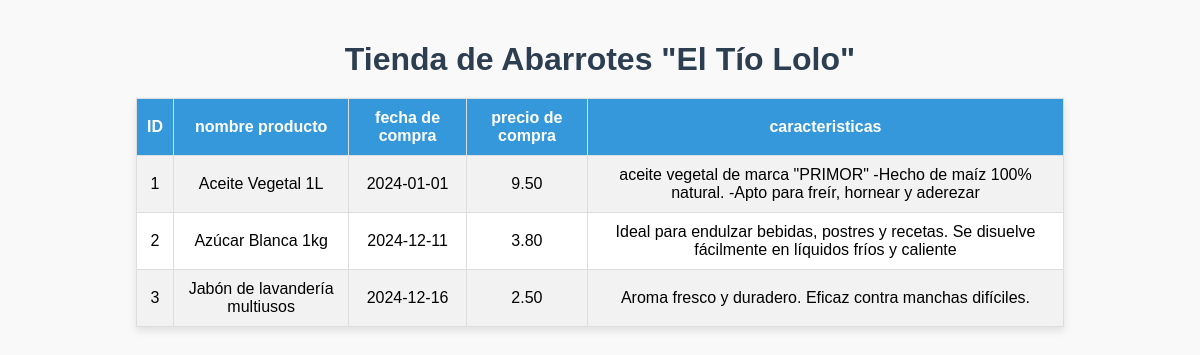
The page /Sesion-16/productosTabla.php on the database its author committed.
### tables this page shows
CREATE TABLE `producto` (
  `id` int(11) NOT NULL,
  `nombre_producto` varchar(100) NOT NULL,
  `fecha_de_compra` date NOT NULL,
  `precio_de_compra` decimal(6,2) NOT NULL,
  `caracteristicas` varchar(200) NOT NULL
);

### Sesion-16/productosTabla.php (the view, shortened to what this page needs)
<!DOCTYPE html>
<html lang="es">
<head>
    <?php
        include("conexion.php");
        $q="SELECT * FROM producto ";
        $r=mysqli_query($conexion, $q);
    ?>
</head>
<body>
<h1>Tienda de Abarrotes "El Tío Lolo"</h1>
    <table border="1">
        <tr>
            <th>ID</th>
            <th>nombre producto</th>
            <th>fecha de compra</th>
            <th>precio de compra</th>
            <th>caracteristicas</th>
        </tr>
        <?php
            while ($obj = mysqli_fetch_object($r)) {
                print "<tr>";
                print "<td>" .$obj->id. "</td>";
                print "<td>" .$obj->nombre_producto. "</td>";
                print "<td>" .$obj->fecha_de_compra. "</td>";
                print "<td>" .$obj->precio_de_compra. "</td>";
                print "<td>" .$obj->caracteristicas. "</td>";
                print "</tr>";
            }
        ?>
    </table>
    <br>
</body>
</html>

### Sesion-16/productosTabla.php (style rules this page uses)
body { font-family: Arial, sans-serif; background-color: #f9f9f9; margin: 0; padding: 20px; text-align: center; }
h1 { color: #2c3e50; margin-bottom: 20px; }
table { margin: 0 auto; border-collapse: collapse; width: 80%; background-color: #ffffff; box-shadow: 0 4px 8px rgba(0, 0, 0, 0.1); }
th, td { border: 1px solid #ddd; padding: 10px; text-align: center; }
th { background-color: #3498db; color: white; }
tr:nth-child(even) { background-color: #f2f2f2; }

### rows shown on the page
producto: id "1", nombre_producto "Aceite Vegetal 1L", fecha_de_compra "2024-01-01", precio_de_compra "9.50", caracteristicas "aceite vegetal de marca \"PRIMOR\" -Hecho de maíz 100% natural. -Apto para freír, hornear y aderezar"
producto: id "2", nombre_producto "Azúcar Blanca 1kg", fecha_de_compra "2024-12-11", precio_de_compra "3.80", caracteristicas "Ideal para endulzar bebidas, postres y recetas. Se disuelve fácilmente en líquidos fríos y caliente"
producto: id "3", nombre_producto "Jabón de lavandería multiusos", fecha_de_compra "2024-12-16", precio_de_compra "2.50", caracteristicas "Aroma fresco y duradero. Eficaz contra manchas difíciles."
